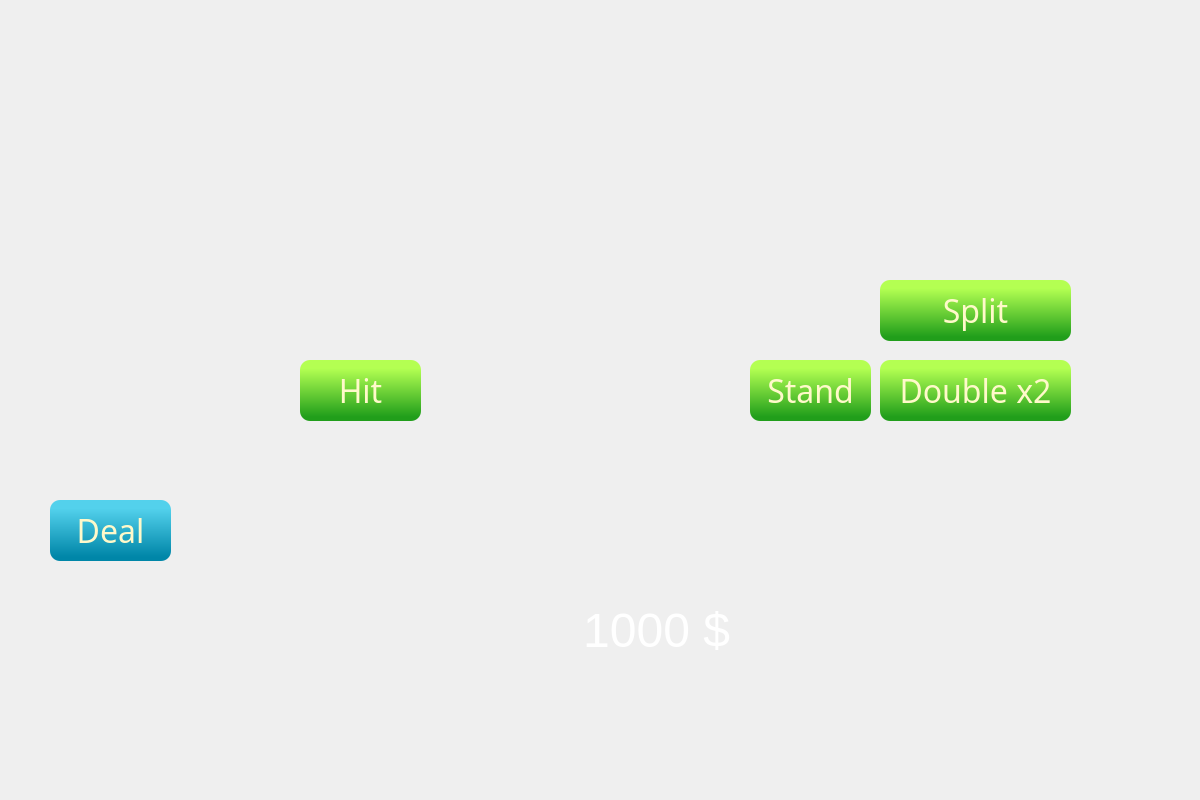
<?xml version="1.0" encoding="UTF-8"?>
<ui version="4.0">
 <class>Widget</class>
 <widget class="QWidget" name="Widget">
  <property name="geometry">
   <rect>
    <x>0</x>
    <y>0</y>
    <width>1200</width>
    <height>800</height>
   </rect>
  </property>
  <property name="minimumSize">
   <size>
    <width>1200</width>
    <height>800</height>
   </size>
  </property>
  <property name="maximumSize">
   <size>
    <width>1200</width>
    <height>800</height>
   </size>
  </property>
  <property name="windowTitle">
   <string>Widget</string>
  </property>
  <widget class="QLabel" name="background">
   <property name="geometry">
    <rect>
     <x>0</x>
     <y>0</y>
     <width>1200</width>
     <height>800</height>
    </rect>
   </property>
   <property name="minimumSize">
    <size>
     <width>1200</width>
     <height>800</height>
    </size>
   </property>
   <property name="styleSheet">
    <string notr="true">border-radius: 45px;</string>
   </property>
   <property name="text">
    <string/>
   </property>
  </widget>
  <widget class="QLabel" name="label">
   <property name="geometry">
    <rect>
     <x>-10</x>
     <y>600</y>
     <width>800</width>
     <height>300</height>
    </rect>
   </property>
   <property name="text">
    <string/>
   </property>
   <property name="pixmap">
    <pixmap resource="resources.qrc">:/img/pictures/background/Untitled-2.png</pixmap>
   </property>
  </widget>
  <widget class="QPushButton" name="deal">
   <property name="enabled">
    <bool>true</bool>
   </property>
   <property name="geometry">
    <rect>
     <x>50</x>
     <y>500</y>
     <width>121</width>
     <height>61</height>
    </rect>
   </property>
   <property name="font">
    <font>
     <family>Arial Rounded MT Bold</family>
     <pointsize>24</pointsize>
    </font>
   </property>
   <property name="styleSheet">
    <string notr="true">color:rgb(255, 249, 202);
  background:qlineargradient(spread:pad, x1:0.523, y1:0.932, x2:0.522818, y2:0.136, stop:0 rgba(0, 134, 168, 255), stop:1 rgba(83,209,236, 255));
  border-radius: 10px;

  box-shadow: 0 -3px rgb(53,167,110) inset;
  transition: 0.6s;

  box-shadow: 0 3px rgb(33,147,90) inset;</string>
   </property>
   <property name="text">
    <string>Deal</string>
   </property>
  </widget>
  <widget class="QLabel" name="money">
   <property name="geometry">
    <rect>
     <x>480</x>
     <y>600</y>
     <width>250</width>
     <height>61</height>
    </rect>
   </property>
   <property name="minimumSize">
    <size>
     <width>250</width>
     <height>0</height>
    </size>
   </property>
   <property name="maximumSize">
    <size>
     <width>16777215</width>
     <height>16777215</height>
    </size>
   </property>
   <property name="font">
    <font>
     <pointsize>36</pointsize>
    </font>
   </property>
   <property name="layoutDirection">
    <enum>Qt::LeftToRight</enum>
   </property>
   <property name="styleSheet">
    <string notr="true">color:rgb(255, 255, 255);</string>
   </property>
   <property name="text">
    <string>1000 $</string>
   </property>
   <property name="alignment">
    <set>Qt::AlignRight|Qt::AlignTrailing|Qt::AlignVCenter</set>
   </property>
  </widget>
  <widget class="QLabel" name="pCard1">
   <property name="geometry">
    <rect>
     <x>350</x>
     <y>560</y>
     <width>143</width>
     <height>200</height>
    </rect>
   </property>
   <property name="sizePolicy">
    <sizepolicy hsizetype="Fixed" vsizetype="Preferred">
     <horstretch>0</horstretch>
     <verstretch>0</verstretch>
    </sizepolicy>
   </property>
   <property name="minimumSize">
    <size>
     <width>143</width>
     <height>200</height>
    </size>
   </property>
   <property name="sizeIncrement">
    <size>
     <width>5</width>
     <height>5</height>
    </size>
   </property>
   <property name="text">
    <string/>
   </property>
  </widget>
  <widget class="QLabel" name="pCard2">
   <property name="geometry">
    <rect>
     <x>410</x>
     <y>560</y>
     <width>143</width>
     <height>200</height>
    </rect>
   </property>
   <property name="sizePolicy">
    <sizepolicy hsizetype="Fixed" vsizetype="Preferred">
     <horstretch>0</horstretch>
     <verstretch>0</verstretch>
    </sizepolicy>
   </property>
   <property name="minimumSize">
    <size>
     <width>143</width>
     <height>200</height>
    </size>
   </property>
   <property name="sizeIncrement">
    <size>
     <width>5</width>
     <height>5</height>
    </size>
   </property>
   <property name="text">
    <string/>
   </property>
  </widget>
  <widget class="QLabel" name="pCard3">
   <property name="geometry">
    <rect>
     <x>470</x>
     <y>560</y>
     <width>143</width>
     <height>200</height>
    </rect>
   </property>
   <property name="sizePolicy">
    <sizepolicy hsizetype="Fixed" vsizetype="Preferred">
     <horstretch>0</horstretch>
     <verstretch>0</verstretch>
    </sizepolicy>
   </property>
   <property name="minimumSize">
    <size>
     <width>143</width>
     <height>200</height>
    </size>
   </property>
   <property name="sizeIncrement">
    <size>
     <width>5</width>
     <height>5</height>
    </size>
   </property>
   <property name="text">
    <string/>
   </property>
  </widget>
  <widget class="QLabel" name="pCard4">
   <property name="geometry">
    <rect>
     <x>530</x>
     <y>560</y>
     <width>143</width>
     <height>200</height>
    </rect>
   </property>
   <property name="sizePolicy">
    <sizepolicy hsizetype="Fixed" vsizetype="Preferred">
     <horstretch>0</horstretch>
     <verstretch>0</verstretch>
    </sizepolicy>
   </property>
   <property name="minimumSize">
    <size>
     <width>143</width>
     <height>200</height>
    </size>
   </property>
   <property name="sizeIncrement">
    <size>
     <width>5</width>
     <height>5</height>
    </size>
   </property>
   <property name="text">
    <string/>
   </property>
  </widget>
  <widget class="QLabel" name="pCard5">
   <property name="geometry">
    <rect>
     <x>590</x>
     <y>560</y>
     <width>143</width>
     <height>200</height>
    </rect>
   </property>
   <property name="sizePolicy">
    <sizepolicy hsizetype="Fixed" vsizetype="Preferred">
     <horstretch>0</horstretch>
     <verstretch>0</verstretch>
    </sizepolicy>
   </property>
   <property name="minimumSize">
    <size>
     <width>143</width>
     <height>200</height>
    </size>
   </property>
   <property name="sizeIncrement">
    <size>
     <width>5</width>
     <height>5</height>
    </size>
   </property>
   <property name="text">
    <string/>
   </property>
  </widget>
  <widget class="QLabel" name="pCard6">
   <property name="geometry">
    <rect>
     <x>650</x>
     <y>560</y>
     <width>143</width>
     <height>200</height>
    </rect>
   </property>
   <property name="sizePolicy">
    <sizepolicy hsizetype="Fixed" vsizetype="Preferred">
     <horstretch>0</horstretch>
     <verstretch>0</verstretch>
    </sizepolicy>
   </property>
   <property name="minimumSize">
    <size>
     <width>143</width>
     <height>200</height>
    </size>
   </property>
   <property name="sizeIncrement">
    <size>
     <width>5</width>
     <height>5</height>
    </size>
   </property>
   <property name="text">
    <string/>
   </property>
  </widget>
  <widget class="QLabel" name="pCard7">
   <property name="geometry">
    <rect>
     <x>710</x>
     <y>560</y>
     <width>143</width>
     <height>200</height>
    </rect>
   </property>
   <property name="sizePolicy">
    <sizepolicy hsizetype="Fixed" vsizetype="Preferred">
     <horstretch>0</horstretch>
     <verstretch>0</verstretch>
    </sizepolicy>
   </property>
   <property name="minimumSize">
    <size>
     <width>143</width>
     <height>200</height>
    </size>
   </property>
   <property name="sizeIncrement">
    <size>
     <width>5</width>
     <height>5</height>
    </size>
   </property>
   <property name="text">
    <string/>
   </property>
  </widget>
  <widget class="QLabel" name="dCard1">
   <property name="geometry">
    <rect>
     <x>480</x>
     <y>40</y>
     <width>143</width>
     <height>200</height>
    </rect>
   </property>
   <property name="sizePolicy">
    <sizepolicy hsizetype="Fixed" vsizetype="Preferred">
     <horstretch>0</horstretch>
     <verstretch>0</verstretch>
    </sizepolicy>
   </property>
   <property name="minimumSize">
    <size>
     <width>143</width>
     <height>200</height>
    </size>
   </property>
   <property name="sizeIncrement">
    <size>
     <width>5</width>
     <height>5</height>
    </size>
   </property>
   <property name="text">
    <string/>
   </property>
  </widget>
  <widget class="QLabel" name="dCard2">
   <property name="geometry">
    <rect>
     <x>540</x>
     <y>40</y>
     <width>143</width>
     <height>200</height>
    </rect>
   </property>
   <property name="sizePolicy">
    <sizepolicy hsizetype="Fixed" vsizetype="Preferred">
     <horstretch>0</horstretch>
     <verstretch>0</verstretch>
    </sizepolicy>
   </property>
   <property name="minimumSize">
    <size>
     <width>143</width>
     <height>200</height>
    </size>
   </property>
   <property name="sizeIncrement">
    <size>
     <width>5</width>
     <height>5</height>
    </size>
   </property>
   <property name="text">
    <string/>
   </property>
  </widget>
  <widget class="QLabel" name="dCard3">
   <property name="geometry">
    <rect>
     <x>600</x>
     <y>40</y>
     <width>143</width>
     <height>200</height>
    </rect>
   </property>
   <property name="sizePolicy">
    <sizepolicy hsizetype="Fixed" vsizetype="Preferred">
     <horstretch>0</horstretch>
     <verstretch>0</verstretch>
    </sizepolicy>
   </property>
   <property name="minimumSize">
    <size>
     <width>143</width>
     <height>200</height>
    </size>
   </property>
   <property name="sizeIncrement">
    <size>
     <width>5</width>
     <height>5</height>
    </size>
   </property>
   <property name="text">
    <string/>
   </property>
  </widget>
  <widget class="QLabel" name="dCard4">
   <property name="geometry">
    <rect>
     <x>660</x>
     <y>40</y>
     <width>143</width>
     <height>200</height>
    </rect>
   </property>
   <property name="sizePolicy">
    <sizepolicy hsizetype="Fixed" vsizetype="Preferred">
     <horstretch>0</horstretch>
     <verstretch>0</verstretch>
    </sizepolicy>
   </property>
   <property name="minimumSize">
    <size>
     <width>143</width>
     <height>200</height>
    </size>
   </property>
   <property name="sizeIncrement">
    <size>
     <width>5</width>
     <height>5</height>
    </size>
   </property>
   <property name="text">
    <string/>
   </property>
  </widget>
  <widget class="QLabel" name="dCard5">
   <property name="geometry">
    <rect>
     <x>720</x>
     <y>40</y>
     <width>143</width>
     <height>200</height>
    </rect>
   </property>
   <property name="sizePolicy">
    <sizepolicy hsizetype="Fixed" vsizetype="Preferred">
     <horstretch>0</horstretch>
     <verstretch>0</verstretch>
    </sizepolicy>
   </property>
   <property name="minimumSize">
    <size>
     <width>143</width>
     <height>200</height>
    </size>
   </property>
   <property name="sizeIncrement">
    <size>
     <width>5</width>
     <height>5</height>
    </size>
   </property>
   <property name="text">
    <string/>
   </property>
  </widget>
  <widget class="QLabel" name="dCard6">
   <property name="geometry">
    <rect>
     <x>780</x>
     <y>40</y>
     <width>143</width>
     <height>200</height>
    </rect>
   </property>
   <property name="sizePolicy">
    <sizepolicy hsizetype="Fixed" vsizetype="Preferred">
     <horstretch>0</horstretch>
     <verstretch>0</verstretch>
    </sizepolicy>
   </property>
   <property name="minimumSize">
    <size>
     <width>143</width>
     <height>200</height>
    </size>
   </property>
   <property name="sizeIncrement">
    <size>
     <width>5</width>
     <height>5</height>
    </size>
   </property>
   <property name="text">
    <string/>
   </property>
  </widget>
  <widget class="QLabel" name="dCard7">
   <property name="geometry">
    <rect>
     <x>840</x>
     <y>40</y>
     <width>143</width>
     <height>200</height>
    </rect>
   </property>
   <property name="sizePolicy">
    <sizepolicy hsizetype="Fixed" vsizetype="Preferred">
     <horstretch>0</horstretch>
     <verstretch>0</verstretch>
    </sizepolicy>
   </property>
   <property name="minimumSize">
    <size>
     <width>143</width>
     <height>200</height>
    </size>
   </property>
   <property name="sizeIncrement">
    <size>
     <width>5</width>
     <height>5</height>
    </size>
   </property>
   <property name="text">
    <string/>
   </property>
  </widget>
  <widget class="QLabel" name="Score2">
   <property name="geometry">
    <rect>
     <x>240</x>
     <y>80</y>
     <width>120</width>
     <height>120</height>
    </rect>
   </property>
   <property name="minimumSize">
    <size>
     <width>120</width>
     <height>120</height>
    </size>
   </property>
   <property name="text">
    <string/>
   </property>
  </widget>
  <widget class="QWidget" name="layoutWidget">
   <property name="geometry">
    <rect>
     <x>30</x>
     <y>661</y>
     <width>731</width>
     <height>111</height>
    </rect>
   </property>
   <layout class="QHBoxLayout" name="horizontalLayout_3">
    <item>
     <widget class="QPushButton" name="coin5">
      <property name="enabled">
       <bool>true</bool>
      </property>
      <property name="styleSheet">
       <string notr="true">border-radius: 6px;</string>
      </property>
      <property name="text">
       <string/>
      </property>
      <property name="icon">
       <iconset resource="resources.qrc">
        <normaloff>:/img/pictures/coins/5.png</normaloff>:/img/pictures/coins/5.png</iconset>
      </property>
      <property name="iconSize">
       <size>
        <width>100</width>
        <height>100</height>
       </size>
      </property>
     </widget>
    </item>
    <item>
     <widget class="QPushButton" name="coin20">
      <property name="styleSheet">
       <string notr="true">border-radius: 6px;</string>
      </property>
      <property name="text">
       <string/>
      </property>
      <property name="icon">
       <iconset resource="resources.qrc">
        <normaloff>:/img/pictures/coins/20.png</normaloff>:/img/pictures/coins/20.png</iconset>
      </property>
      <property name="iconSize">
       <size>
        <width>100</width>
        <height>100</height>
       </size>
      </property>
     </widget>
    </item>
    <item>
     <widget class="QPushButton" name="coin50">
      <property name="styleSheet">
       <string notr="true">border-radius: 6px;</string>
      </property>
      <property name="text">
       <string/>
      </property>
      <property name="icon">
       <iconset resource="resources.qrc">
        <normaloff>:/img/pictures/coins/50.png</normaloff>:/img/pictures/coins/50.png</iconset>
      </property>
      <property name="iconSize">
       <size>
        <width>100</width>
        <height>100</height>
       </size>
      </property>
     </widget>
    </item>
    <item>
     <widget class="QPushButton" name="coin100">
      <property name="styleSheet">
       <string notr="true">border-radius: 6px;</string>
      </property>
      <property name="text">
       <string/>
      </property>
      <property name="icon">
       <iconset resource="resources.qrc">
        <normaloff>:/img/pictures/coins/100.png</normaloff>:/img/pictures/coins/100.png</iconset>
      </property>
      <property name="iconSize">
       <size>
        <width>100</width>
        <height>100</height>
       </size>
      </property>
     </widget>
    </item>
    <item>
     <widget class="QPushButton" name="coin500">
      <property name="styleSheet">
       <string notr="true">border-radius: 6px;</string>
      </property>
      <property name="text">
       <string/>
      </property>
      <property name="icon">
       <iconset resource="resources.qrc">
        <normaloff>:/img/pictures/coins/500.png</normaloff>:/img/pictures/coins/500.png</iconset>
      </property>
      <property name="iconSize">
       <size>
        <width>100</width>
        <height>100</height>
       </size>
      </property>
     </widget>
    </item>
   </layout>
  </widget>
  <widget class="QLabel" name="dScore">
   <property name="geometry">
    <rect>
     <x>265</x>
     <y>110</y>
     <width>71</width>
     <height>61</height>
    </rect>
   </property>
   <property name="font">
    <font>
     <pointsize>36</pointsize>
    </font>
   </property>
   <property name="text">
    <string/>
   </property>
   <property name="alignment">
    <set>Qt::AlignCenter</set>
   </property>
  </widget>
  <widget class="QLabel" name="Score">
   <property name="geometry">
    <rect>
     <x>160</x>
     <y>550</y>
     <width>120</width>
     <height>120</height>
    </rect>
   </property>
   <property name="minimumSize">
    <size>
     <width>120</width>
     <height>120</height>
    </size>
   </property>
   <property name="text">
    <string/>
   </property>
  </widget>
  <widget class="QLabel" name="pScore">
   <property name="geometry">
    <rect>
     <x>185</x>
     <y>580</y>
     <width>71</width>
     <height>61</height>
    </rect>
   </property>
   <property name="font">
    <font>
     <pointsize>36</pointsize>
    </font>
   </property>
   <property name="text">
    <string/>
   </property>
   <property name="alignment">
    <set>Qt::AlignCenter</set>
   </property>
  </widget>
  <widget class="QLabel" name="bet">
   <property name="geometry">
    <rect>
     <x>200</x>
     <y>490</y>
     <width>100</width>
     <height>100</height>
    </rect>
   </property>
   <property name="minimumSize">
    <size>
     <width>100</width>
     <height>100</height>
    </size>
   </property>
   <property name="text">
    <string/>
   </property>
  </widget>
  <widget class="QLabel" name="betValue">
   <property name="geometry">
    <rect>
     <x>310</x>
     <y>500</y>
     <width>250</width>
     <height>81</height>
    </rect>
   </property>
   <property name="minimumSize">
    <size>
     <width>250</width>
     <height>0</height>
    </size>
   </property>
   <property name="maximumSize">
    <size>
     <width>16777215</width>
     <height>16777215</height>
    </size>
   </property>
   <property name="font">
    <font>
     <pointsize>36</pointsize>
    </font>
   </property>
   <property name="layoutDirection">
    <enum>Qt::LeftToRight</enum>
   </property>
   <property name="text">
    <string/>
   </property>
   <property name="alignment">
    <set>Qt::AlignLeading|Qt::AlignLeft|Qt::AlignVCenter</set>
   </property>
  </widget>
  <widget class="QPushButton" name="hit">
   <property name="enabled">
    <bool>true</bool>
   </property>
   <property name="geometry">
    <rect>
     <x>300</x>
     <y>360</y>
     <width>121</width>
     <height>61</height>
    </rect>
   </property>
   <property name="font">
    <font>
     <family>Arial Rounded MT Bold</family>
     <pointsize>24</pointsize>
    </font>
   </property>
   <property name="styleSheet">
    <string notr="true">
color:rgb(255, 249, 202);
  background:qlineargradient(spread:pad, x1:0.523, y1:0.932, x2:0.522818, y2:0.136, stop:0 rgba(33, 158, 27, 255), stop:1 rgba(180, 255, 82));
  border-radius: 10px;

  box-shadow: 0 -3px rgb(53,167,110) inset;
  transition: 0.6s;

  box-shadow: 0 3px rgb(33,147,90) inset;</string>
   </property>
   <property name="text">
    <string>Hit</string>
   </property>
  </widget>
  <widget class="QPushButton" name="doubleX2">
   <property name="enabled">
    <bool>true</bool>
   </property>
   <property name="geometry">
    <rect>
     <x>880</x>
     <y>360</y>
     <width>191</width>
     <height>61</height>
    </rect>
   </property>
   <property name="font">
    <font>
     <family>Arial Rounded MT Bold</family>
     <pointsize>24</pointsize>
    </font>
   </property>
   <property name="styleSheet">
    <string notr="true">
color:rgb(255, 249, 202);
  background:qlineargradient(spread:pad, x1:0.523, y1:0.932, x2:0.522818, y2:0.136, stop:0 rgba(33, 158, 27, 255), stop:1 rgba(180, 255, 82));
  border-radius: 10px;

  box-shadow: 0 -3px rgb(53,167,110) inset;
  transition: 0.6s;

  box-shadow: 0 3px rgb(33,147,90) inset;</string>
   </property>
   <property name="text">
    <string>Double x2</string>
   </property>
  </widget>
  <widget class="QPushButton" name="stand">
   <property name="enabled">
    <bool>true</bool>
   </property>
   <property name="geometry">
    <rect>
     <x>750</x>
     <y>360</y>
     <width>121</width>
     <height>61</height>
    </rect>
   </property>
   <property name="font">
    <font>
     <family>Arial Rounded MT Bold</family>
     <pointsize>24</pointsize>
    </font>
   </property>
   <property name="styleSheet">
    <string notr="true">
color:rgb(255, 249, 202);
  background:qlineargradient(spread:pad, x1:0.523, y1:0.932, x2:0.522818, y2:0.136, stop:0 rgba(33, 158, 27, 255), stop:1 rgba(180, 255, 82));
  border-radius: 10px;

  box-shadow: 0 -3px rgb(53,167,110) inset;
  transition: 0.6s;

  box-shadow: 0 3px rgb(33,147,90) inset;</string>
   </property>
   <property name="text">
    <string>Stand</string>
   </property>
  </widget>
  <widget class="QLabel" name="endBg">
   <property name="geometry">
    <rect>
     <x>0</x>
     <y>260</y>
     <width>1200</width>
     <height>280</height>
    </rect>
   </property>
   <property name="text">
    <string/>
   </property>
   <property name="pixmap">
    <pixmap resource="resources.qrc">:/img/pictures/background/endBg.png</pixmap>
   </property>
  </widget>
  <widget class="QLabel" name="link">
   <property name="geometry">
    <rect>
     <x>430</x>
     <y>350</y>
     <width>340</width>
     <height>100</height>
    </rect>
   </property>
   <property name="font">
    <font>
     <family>Niagara Solid</family>
     <pointsize>72</pointsize>
    </font>
   </property>
   <property name="styleSheet">
    <string notr="true">color:rgb(202, 0, 0);</string>
   </property>
   <property name="text">
    <string/>
   </property>
   <property name="alignment">
    <set>Qt::AlignCenter</set>
   </property>
  </widget>
  <widget class="QPushButton" name="split">
   <property name="enabled">
    <bool>true</bool>
   </property>
   <property name="geometry">
    <rect>
     <x>880</x>
     <y>280</y>
     <width>191</width>
     <height>61</height>
    </rect>
   </property>
   <property name="font">
    <font>
     <family>Arial Rounded MT Bold</family>
     <pointsize>24</pointsize>
    </font>
   </property>
   <property name="styleSheet">
    <string notr="true">
color:rgb(255, 249, 202);
  background:qlineargradient(spread:pad, x1:0.523, y1:0.932, x2:0.522818, y2:0.136, stop:0 rgba(33, 158, 27, 255), stop:1 rgba(180, 255, 82));
  border-radius: 10px;

  box-shadow: 0 -3px rgb(53,167,110) inset;
  transition: 0.6s;

  box-shadow: 0 3px rgb(33,147,90) inset;</string>
   </property>
   <property name="text">
    <string>Split</string>
   </property>
  </widget>
 </widget>
 <resources>
  <include location="resources.qrc"/>
 </resources>
 <connections/>
</ui>
